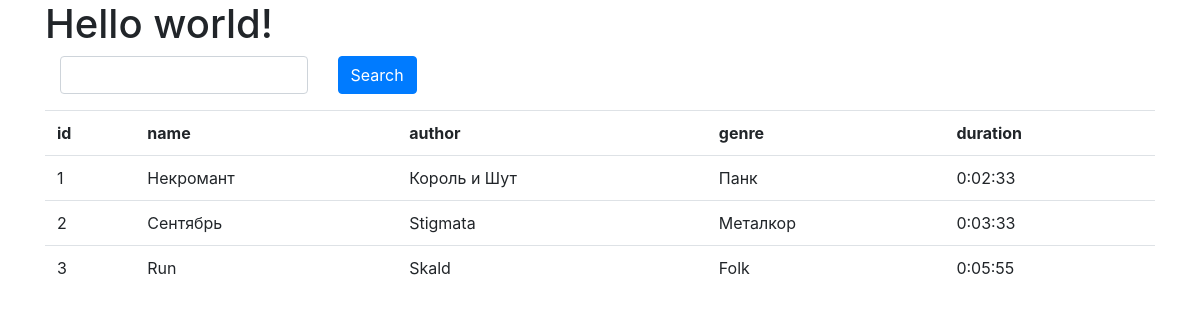
The page / on the database its author committed.
### core/models.py (models this page shows, shortened)
class Track(models.Model):
    name = models.CharField(max_length=255)
    duration = models.DurationField()
    author = models.ForeignKey(Author, on_delete=models.CASCADE)
    genre = models.ForeignKey(Genre, on_delete=models.CASCADE)

class Author(models.Model):
    name = models.CharField(max_length=255, verbose_name="Имя")
    class Meta:
        verbose_name = "Афтор"
        verbose_name_plural = "АфторЫ"
    def __str__(self):
        return self.name

class Genre(models.Model):
    name = models.CharField(max_length=255)
    def __str__(self):
        return self.name

### core/views.py (the view, shortened to what this page needs)
# urls.py: path('', IndexView.as_view()),
class IndexView(TemplateView):
    template_name = "index.html"
    def get_context_data(self, **kwargs):
        tracks = Track.objects.all()
        context = {
            'greet': "Hello world!",
            'tracks': tracks
        }
        return context

### core/templates/index.html (shortened to what this page needs)
<html>
    <head>
        <link rel="stylesheet" href="https://cdn.jsdelivr.net/npm/bootstrap@4.5.3/dist/css/bootstrap.min.css">
    </head>
    <body>
        <div class="container">
            <h1>{{ greet }}</h1>
            <div class="col-md-12">
                <form method="get">
                    <div class="row">
                        <div class="col-md-3">
                            <input class="form-control" type="search" name="query" value="{{query}}">
                        </div>
                        <div class="col-md-9">
                            <input type="submit" class="btn btn-primary" value="Search">
                        </div>
                    </div>
                </form>
            </div>
            <table class="table">
                <tr>
                    <th>id</th>
                    <th>name</th>
                    <th>author</th>
                    <th>genre</th>
                    <th>duration</th>
                </tr>
                {% for track in tracks%}
                    <tr>
                       <td>{{track.id}}</td>
                       <td>{{track.name}}</td>
                       <td>{{track.author}}</td>
                       <td>{{track.genre}}</td>
                       <td>{{track.duration}}</td>
                    </tr>
                {% endfor %}
            </table>
        </div>
    </body>
</html>

### rows shown on the page
Track: id "1", name "Некромант", author "Король и Шут", genre "Панк", duration "0:02:33"
Track: id "2", name "Сентябрь", author "Stigmata", genre "Металкор", duration "0:03:33"
Track: id "3", name "Run", author "Skald", genre "Folk", duration "0:05:55"

### other values the page prints
{{ greet }} "Hello world!"
